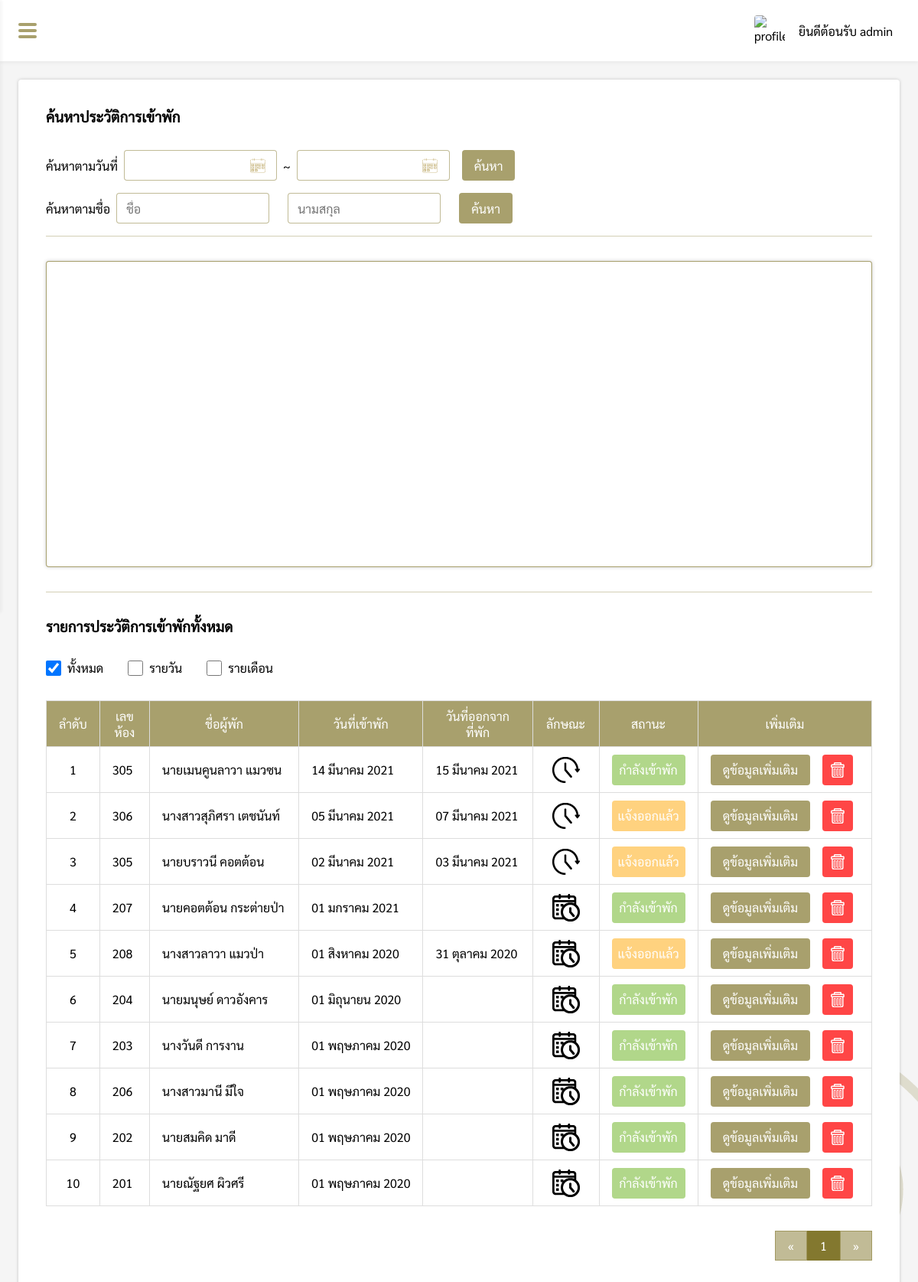
/pages/manage/roomList/roomHistory.php (signed in), run on the app's committed database.
### tables this page shows
CREATE TABLE `roommember` (
  `member_id` int(11) NOT NULL,
  `room_id` varchar(10) NOT NULL,
  `come_date` varchar(20) NOT NULL,
  `out_date` varchar(20) DEFAULT NULL,
  `member_cat` varchar(20) NOT NULL,
  `member_status` varchar(20) NOT NULL,
  `member_deposit` float(11,2) NOT NULL,
  `name_title` varchar(10) NOT NULL,
  `firstname` varchar(50) NOT NULL,
  `lastname` varchar(50) NOT NULL,
  `nickname` varchar(50) NOT NULL,
  `id_card` varchar(13) NOT NULL,
  `phone` varchar(10) NOT NULL,
  `email` varchar(100) NOT NULL,
  `birthday` varchar(20) DEFAULT NULL,
  `age` int(11) DEFAULT NULL,
  `race` varchar(50) DEFAULT NULL,
  `nationality` varchar(50) DEFAULT NULL,
  `job` varchar(50) DEFAULT NULL,
  `address` varchar(100) DEFAULT NULL,
  `pic_idcard` varchar(100) DEFAULT NULL,
  `pic_home` varchar(100) DEFAULT NULL,
  `name_title2` varchar(10) DEFAULT NULL,
  `firstname2` varchar(50) DEFAULT NULL,
  `lastname2` varchar(50) DEFAULT NULL,
  `nickname2` varchar(50) DEFAULT NULL,
  `id_card2` varchar(13) DEFAULT NULL,
  `phone2` varchar(10) DEFAULT NULL,
  `email2` varchar(100) DEFAULT NULL,
  `birthday2` varchar(20) DEFAULT NULL,
  `age2` int(11) DEFAULT NULL,
  `race2` varchar(50) DEFAULT NULL,
  `nationality2` varchar(50) DEFAULT NULL,
  `job2` varchar(50) DEFAULT NULL,
  `address2` varchar(100) DEFAULT NULL,
  `pic_idcard2` varchar(100) DEFAULT NULL,
  `pic_home2` varchar(100) DEFAULT NULL,
  `people` int(11) NOT NULL
);

### pages/manage/roomList/roomHistory.php (the view, shortened to what this page needs)
<?php
if($_SESSION["level"] == "admin" || $_SESSION["level"] == "employee"){
    include("../../connection.php");
    function DateThai($strDate){
        $strYear = date("Y",strtotime($strDate));
        $strMonth= date("n",strtotime($strDate));
        $strDay= date("d",strtotime($strDate));
        $strMonthCut = Array("","มกราคม", "กุมภาพันธ์", "มีนาคม","เมษายน", "พฤษภาคม", "มิถุนายน", "กรกฎาคม","สิงหาคม", "กันยายน", "ตุลาคม", "พฤศจิกายน", "ธันวาคม");
        $strMonthThai=$strMonthCut[$strMonth];
        return "$strDay $strMonthThai $strYear";
    }
    $from = @$_REQUEST["from"];
    $to = @$_REQUEST["to"];
    $check = @$_REQUEST["style"];
    $first = @$_REQUEST["name"];
    $last = @$_REQUEST["last"];
    if(isset($from) && isset($to)){
        $query = "SELECT come_date, COALESCE(SUM(member_cat = 'รายเดือน'),0) AS month_total, COALESCE(SUM(member_cat = 'รายวัน')) AS daily_total FROM roommember WHERE come_date BETWEEN '$from' AND '$to' GROUP BY come_date ORDER BY come_date ASC";
        $query = "SELECT * FROM (SELECT come_date, COALESCE(SUM(member_cat = 'รายเดือน'),0) AS month_total, COALESCE(SUM(member_cat = 'รายวัน')) AS daily_total FROM roommember WHERE come_date BETWEEN '$from' AND '$to' GROUP BY come_date ORDER BY come_date DESC LIMIT 5) sub ORDER BY come_date ASC";
    }else{
        $query = "SELECT * FROM (SELECT come_date, COALESCE(SUM(member_cat = 'รายเดือน'),0) AS month_total, COALESCE(SUM(member_cat = 'รายวัน')) AS daily_total FROM roommember GROUP BY come_date ORDER BY come_date DESC LIMIT 5) sub ORDER BY come_date ASC";
    }
    $query_result = mysqli_query($conn, $query);
    $datax = array();
    foreach ($query_result as $k) {
        $datax[] = "['".DateThai($k['come_date'])."',".$k['daily_total'].",".$k['month_total']."]";
    }
    $datax = implode(",", $datax);
?>
<!DOCTYPE html>
<html lang="en">
<head>
    <link rel="stylesheet" href="../../../css/history.css">
    <link rel="stylesheet" href="../../../css/my-style.css">
    <link rel="stylesheet" href="../../../css/navbar.css">
</head>
<body>
    <?php include("../../../components/sidebar.php"); ?>
    <div class="box">
        <div id="box-padding" style="padding:24px;">
            <div class="history-box">
                <h3>ค้นหาประวัติการเข้าพัก</h3>
                <div class="search">
                    <label class="search-topic" style="padding:10px 8px 0 0;">ค้นหาตามวันที่</label>
                    <div class="from-box" style="position:relative;">
                        <input type="text" class="roundtrip-input" id="date_from"
                            value="<?php if(isset($from)){ echo DateThai($from); } ?>">
                    </div>
                    <label class="to-text" style="padding:10px 8px 0 8px;">~</label>
                    <div class="to-box" style="position:relative;">
                        <input type="text" class="roundtrip-input" id="date_to"
                            value="<?php if(isset($to)){ echo DateThai($to); } ?>">
                    </div>
                    <button class="search-btn" type="button" id="searchHistory" style="margin: 0 16px;">ค้นหา</button>
                    <div class="n_search">
                        <p>ค้นหาตามชื่อ</p>
                        <input type="text" id="first" value="<?php echo $first; ?>" placeholder="ชื่อ">
                        <input type="text" id="last" style="margin-left:16px;" value="<?php echo $last; ?>" placeholder="นามสกุล">
                        <button style="margin-left:16px;" id="search_name">ค้นหา</button>
                    </div>
                </div>
                <div class="hr" style="margin-top:16px;"></div>
                <div>
                    <div class="card">
                        <?php
                        if(strlen($datax) != 0){
                        ?>
                        <div id="columnchart_material1" class="chart"></div>
                        <?php
                        }else{
                            echo "<p style='margin:auto;'>ไม่มีข้อมูล</p>";
                        }
                        ?>
                    </div>
                    <div class="hr"></div>
                    <div>
                        <h3>รายการประวัติการเข้าพักทั้งหมด</h3>
                        <?php
                        $perpage = 10;
                        if(isset($_GET['page'])){
                            $page = $_GET['page'];
                        }else{
                            $page = 1;
                        }
                        $start = ($page - 1) * $perpage;
                        $num = $start + 1;
                        if(isset($from) && isset($to) && !isset($check)){
                            $sql = "SELECT member_id, room_id, come_date, out_date, member_cat, member_status, name_title, firstname, lastname FROM roommember WHERE come_date BETWEEN '$from' AND '$to' ORDER BY member_id DESC";
                        }else if(isset($first) && !isset($last)){
                            $sql = "SELECT member_id, room_id, come_date, out_date, member_cat, member_status, name_title, firstname, lastname FROM roommember WHERE firstname = '$first' ORDER BY member_id DESC";
                        }else if(!isset($first) && isset($last)){
                            $sql = "SELECT member_id, room_id, come_date, out_date, member_cat, member_status, name_title, firstname, lastname FROM roommember WHERE lastname = '$last' ORDER BY member_id DESC";
                        }else if(isset($first) && isset($last)){
                            $sql = "SELECT member_id, room_id, come_date, out_date, member_cat, member_status, name_title, firstname, lastname FROM roommember WHERE firstname = '$first' AND lastname = '$last' ORDER BY member_id DESC";
                        }else{
                            $sql = "SELECT member_id, room_id, come_date, out_date, member_cat, member_status, name_title, firstname, lastname FROM roommember ORDER BY member_id DESC";
                        }
                        $result = $conn->query($sql);
                        ?>
                        <div style="display:flex;align-items:center;">
                            <div style="padding:32px 16px 32px 0;display: flex;align-items: center;">
                                <input type="checkbox" id="all" <?php if(!isset($check)){ echo "checked"; } ?>>
                                <label for="scales">ทั้งหมด</label>
                            </div>
                            <div style="padding:32px 16px;display: flex;align-items: center;">
                                <input type="checkbox" id="daily_check" <?php if($check == "daily"){ echo "checked"; } ?>>
                                <label for="scales">รายวัน</label>
                            </div>
                            <div style="padding:32px 16px;display: flex;align-items: center;">
                                <input type="checkbox" id="month_check" <?php if($check == "month"){ echo "checked"; } ?>>
                                <label for="scales">รายเดือน</label>
                            </div>
                        </div>
                        <?php
                        if($result->num_rows > 0){
                        ?>
                        <div style="overflow-x: auto;overflow-y:hidden;">
                            <table>
                                <tr>
                                    <th>ลำดับ</th>
                                    <th>เลขห้อง</th>
                                    <th>ชื่อผู้พัก</th>
                                    <th>วันที่เข้าพัก</th>
                                    <th>วันที่ออกจากที่พัก</th>
                                    <th>ลักษณะ</th>
                                    <th>สถานะ</th>
                                    <th>เพิ่มเติม</th>
                                </tr>
                                <?php
                                while($row = $result->fetch_assoc()){
                                ?>
                                <tr>
                                    <td><?php echo $num; ?></td>
                                    <td><?php echo $row["room_id"]; ?></td>
                                    <td><?php echo $row["name_title"].$row["firstname"] ." " .$row["lastname"]; ?></td>
                                    <td><?php echo DateThai($row["come_date"]); ?></td>
                                    <td><?php if(isset($row["out_date"])){ echo DateThai($row["out_date"]); } ?></td>
                                    <td><img id="cat"
                                        src="<?php if($row['member_cat'] == 'รายวัน'){ echo '../../../img/tool/clock-icon.png'; }else if($row['member_cat'] == 'รายเดือน'){ echo '../../../img/tool/calendar-icon.png'; } ?>"
                                        alt="category-icon" title="<?php if($row['member_cat'] == 'รายวัน'){ echo "รายวัน"; }else if($row['member_cat'] == 'รายเดือน'){ echo "รายเดือน"; } ?>"></td>
                                    <td>
                                        <?php
                                        if($row['member_status'] == "กำลังเข้าพัก"){
                                        ?>
                                        <div class="come">
                                            <p><?php echo $row["member_status"]; ?></p>
                                        </div>
                                        <?php
                                        }else if($row['member_status'] == "แจ้งออกแล้ว"){
                                        ?>
                                        <div class="out">
                                            <p><?php echo $row["member_status"]; ?></p>
                                        </div>
                                        <?php
                                        }
                                        ?>
                                    </td>
                                    <td>
                                        <div class="option-grid" <?php if($_SESSION["level"] == "employee"){ echo "style='display:block;'"; } ?>>
                                            <a href="<?php if($row["member_cat"] == "รายเดือน"){ echo "memberDetail.php?member_id=".$row["member_id"]; }else if($row["member_cat"] == "รายวัน"){ echo "memberDetail_daily.php?member_id=".$row["member_id"]; } ?>" title="ดูข้อมูลเพิ่มเติม"><button <?php if($_SESSION["level"] == "employee"){ echo "style='width:100%;'"; } ?>>ดูข้อมูลเพิ่มเติม</button></a>
                                            <?php
                                            if($_SESSION["level"] == "admin"){
                                            ?>
                                            <button class="del-btn" id="<?php echo $row["member_id"]; ?>" title="ลบข้อมูล"></button>
                                            <?php } ?>
                                        </div>
                                    </td>
                                </tr>
                                <?php $num++; } ?>
                            </table>
                        </div>
                        <?php
                        $sql2 = "SELECT * FROM roommember";
                        $query2 = mysqli_query($conn, $sql2);
                        $total_record = mysqli_num_rows($query2);
                        $total_page = ceil($total_record / $perpage);
                        ?>
                        <div style="display:flex;justify-content:flex-end">
                            <div class="pagination">
                                <?php
                                if(isset($from) && isset($to) && !isset($check)){
                                ?>
                                <a href="roomHistory.php?from=<?php echo $from; ?>&to=<?php echo $to; ?>&page=1">&laquo;</a>
                                <?php for($i=1;$i<=$total_page;$i++){ ?>
                                <a href="roomHistory.php?from=<?php echo $from; ?>&to=<?php echo $to; ?>&page=<?php echo $i; ?>"
                                    <?php if($page == $i){ echo "style='background-color: rgb(131, 120, 47, 1);color:#fff;'"; }?>><?php echo $i; ?></a>
                                <?php } ?>
                                <a href="roomHistory.php?from=<?php echo $from; ?>&to=<?php echo $to; ?>&page=<?php echo $total_page; ?>">&raquo;</a>
                                <?php
                                }else{
                                ?>
                                <a href="roomHistory.php?page=1">&laquo;</a>
                                <?php for($i=1;$i<=$total_page;$i++){ ?>
                                <a href="roomHistory.php?page=<?php echo $i; ?>"
                                    <?php if($page == $i){ echo "style='background-color: rgb(131, 120, 47, 1);color:#fff;'"; }?>><?php echo $i; ?></a>
                                <?php } ?>
                                <a href="roomHistory.php?page=<?php echo $total_page; ?>">&raquo;</a>
                                <?php } ?>
                            </div>
                        </div>
                        <?php
                        }else{
                            echo "<div style='padding-top:32px;'>ไม่มีรายการประวัติการเข้าพัก</div>";
                        }
                        ?>
                    </div>
                </div>
            </div>
        </div>
    </div>
</body>
</html>
<?php
}else{
    Header("Location: ../../login.php");
}

### data on the page
roommember: room "305", name_title "นาย", firstname "เมนคูนลาวา", lastname "แมวซน", come_date "14 มีนาคม 2021", out_date "15 มีนาคม 2021", member_status "กำลังเข้าพัก"
roommember: room "306", name_title "นางสาว", firstname "สุภิศรา", lastname "เตชนันท์", come_date "05 มีนาคม 2021", out_date "07 มีนาคม 2021", member_status "แจ้งออกแล้ว"
roommember: room "305", name_title "นาย", firstname "บราวนี", lastname "คอตต้อน", come_date "02 มีนาคม 2021", out_date "03 มีนาคม 2021", member_status "แจ้งออกแล้ว"
roommember: room "207", name_title "นาย", firstname "คอตต้อน", lastname "กระต่ายป่า", come_date "01 มกราคม 2021", member_status "กำลังเข้าพัก"
roommember: room "208", name_title "นางสาว", firstname "ลาวา", lastname "แมวป่า", come_date "01 สิงหาคม 2020", out_date "31 ตุลาคม 2020", member_status "แจ้งออกแล้ว"
roommember: room "204", name_title "นาย", firstname "มนุษย์", lastname "ดาวอังคาร", come_date "01 มิถุนายน 2020", member_status "กำลังเข้าพัก"
roommember: room "203", name_title "นาง", firstname "วันดี", lastname "การงาน", come_date "01 พฤษภาคม 2020", member_status "กำลังเข้าพัก"
roommember: room "206", name_title "นางสาว", firstname "มานี", lastname "มีใจ", come_date "01 พฤษภาคม 2020", member_status "กำลังเข้าพัก"
roommember: room "202", name_title "นาย", firstname "สมคิด", lastname "มาดี", come_date "01 พฤษภาคม 2020", member_status "กำลังเข้าพัก"
roommember: room "201", name_title "นาย", firstname "ณัฐยศ", lastname "ผิวศรี", come_date "01 พฤษภาคม 2020", member_status "กำลังเข้าพัก"

### other printed values
$_SESSION['name'] "admin"
